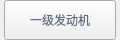
                    <widget class="QWidget" name="fdj_label_3" native="true">
                     <property name="geometry">
                      <rect>
                       <x>1220</x>
                       <y>60</y>
                       <width>120</width>
                       <height>40</height>
                      </rect>
                     </property>
                     <property name="minimumSize">
                      <size>
                       <width>0</width>
                       <height>40</height>
                      </size>
                     </property>
                     <property name="maximumSize">
                      <size>
                       <width>16777215</width>
                       <height>40</height>
                      </size>
                     </property>
                     <layout class="QHBoxLayout" name="horizontalLayout_23">
                      <property name="spacing">
                       <number>0</number>
                      </property>
                      <property name="leftMargin">
                       <number>0</number>
                      </property>
                      <property name="topMargin">
                       <number>0</number>
                      </property>
                      <property name="rightMargin">
                       <number>0</number>
                      </property>
                      <property name="bottomMargin">
                       <number>0</number>
                      </property>
                      <item>
                       <widget class="QLabel" name="label_111">
                        <property name="minimumSize">
                         <size>
                          <width>4</width>
                          <height>0</height>
                         </size>
                        </property>
                        <property name="maximumSize">
                         <size>
                          <width>4</width>
                          <height>16777215</height>
                         </size>
                        </property>
                        <property name="text">
                         <string/>
                        </property>
                        <property name="pixmap">
                         <pixmap resource="twoDdisplay.qrc">:/twoDdisplay/rectleft</pixmap>
                        </property>
                       </widget>
                      </item>
                      <item>
                       <widget class="QPushButton" name="yjfdjbtn">
                        <property name="minimumSize">
                         <size>
                          <width>0</width>
                          <height>40</height>
                         </size>
                        </property>
                        <property name="maximumSize">
                         <size>
                          <width>16777215</width>
                          <height>40</height>
                         </size>
                        </property>
                        <property name="cursor">
                         <cursorShape>PointingHandCursor</cursorShape>
                        </property>
                        <property name="styleSheet">
                         <string notr="true">border-image:url(:/twoDdisplay/btnbg);
color:rgb(98,109,125);</string>
                        </property>
                        <property name="text">
                         <string>一级发动机</string>
                        </property>
                       </widget>
                      </item>
                      <item>
                       <widget class="QLabel" name="label_112">
                        <property name="minimumSize">
                         <size>
                          <width>4</width>
                          <height>0</height>
                         </size>
                        </property>
                        <property name="maximumSize">
                         <size>
                          <width>4</width>
                          <height>16777215</height>
                         </size>
                        </property>
                        <property name="text">
                         <string/>
                        </property>
                        <property name="pixmap">
                         <pixmap resource="twoDdisplay.qrc">:/twoDdisplay/rectright</pixmap>
                        </property>
                       </widget>
                      </item>
                     </layout>
                    </widget>
